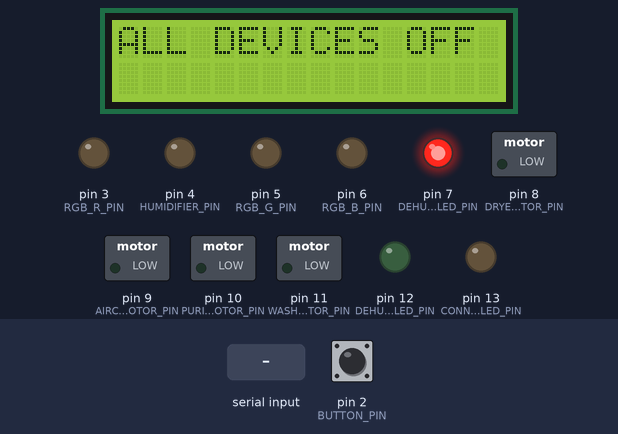
Recording of a sketch running on a simulated Arduino Uno, built with avr-gcc and run on an emulated ATmega328P. On the bench: 16×2 character LCD, switched loads named in the sketch (green lamp = pin HIGH), output pins drawn as LEDs (lit = HIGH). The inputs (shaded band) are chosen by the test bench; at power-on: pin 2 (BUTTON_PIN) HIGH. What the sketch prints to the serial monitor is not drawn.

Above: at 3.1 s.
3.2 s: pin 2 (BUTTON_PIN) pulled LOW for 0.15 s
At 4.1 s:
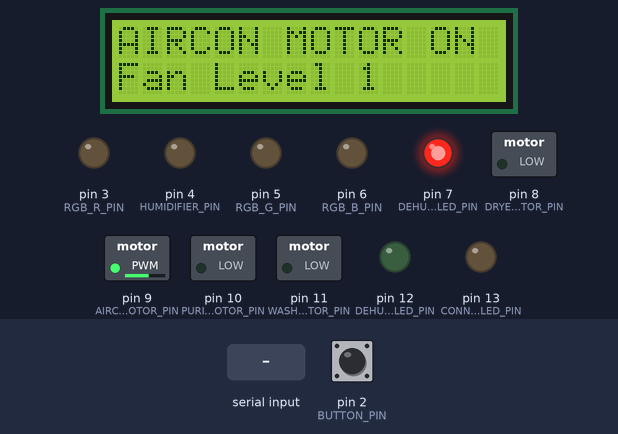
4.9 s: "SYNC;\n" received over Serial
At 6.1 s:
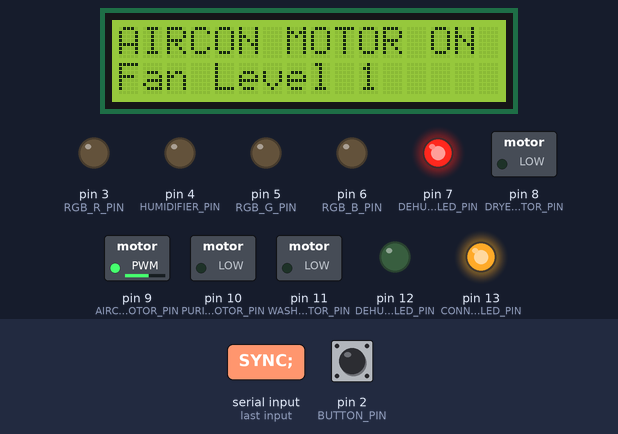
6.4 s: pin 2 (BUTTON_PIN) pulled LOW for 1 s
At 7.7 s:
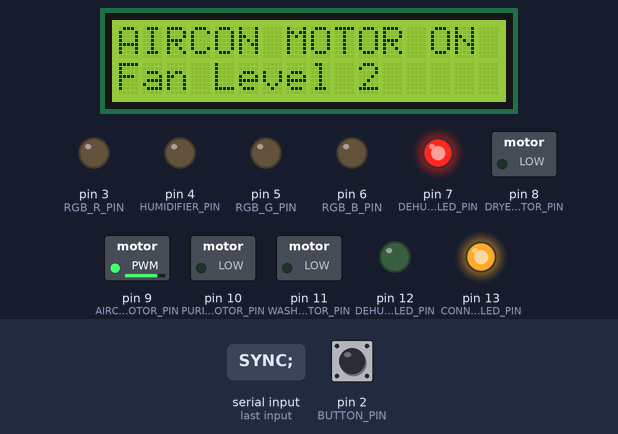
8.9 s: pin 2 (BUTTON_PIN) pulsed LOW 5 times (0.12 s each, 0.3 s apart)
At 11.5 s:
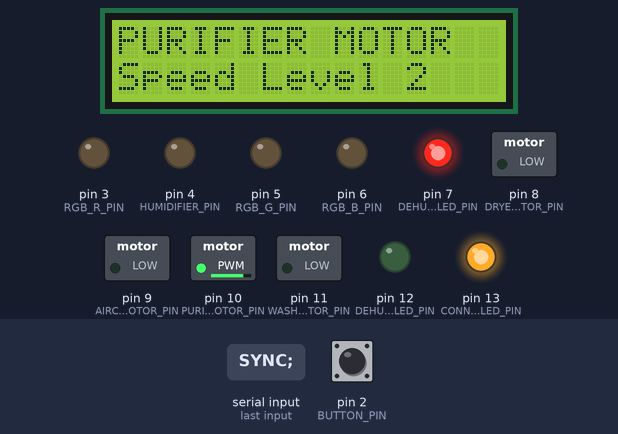
11.9 s: pin 2 (BUTTON_PIN) pulsed LOW 5 times (0.12 s each, 0.3 s apart)
At 13.4 s:
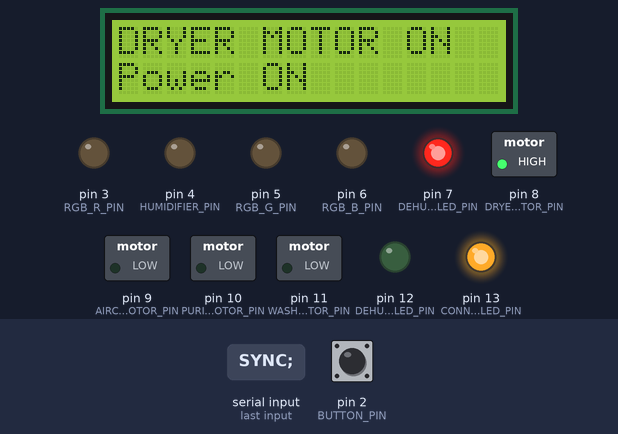
14.9 s: pin 2 (BUTTON_PIN) pulled LOW for 0.15 s
At 16.0 s:
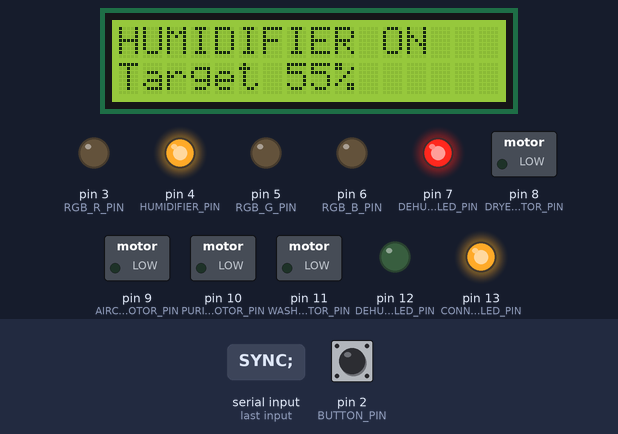
Timing chart, 0 to 17.5 s (numbered marks = the images above; inputs shaded):
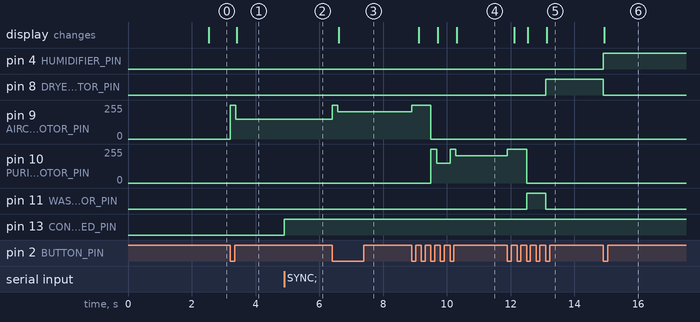

Measured:
- after the input at 3.2 s, pin 9 (AIRCON_MOTOR_PIN): 0/255 → 255/255 at once, → 150/255 0.18 s later; the display: changes after 0.21 s (image 1)
- after the input at 4.9 s, pin 13 (CONNECTION_LED_PIN): LOW → HIGH at once
- after the input at 6.4 s, pin 9 (AIRCON_MOTOR_PIN): 150/255 → 255/255 at once, → 205/255 0.18 s later; the display: changes after 0.21 s (image 3)
- after the input at 8.9 s, pin 9 (AIRCON_MOTOR_PIN): 205/255 → 255/255 at once, → 0/255 0.60 s later; pin 10 (PURIFIER_MOTOR_PIN): 0/255 → 255/255 after 0.60 s, → 150/255 0.18 s later, → 255/255 0.42 s later, → 205/255 0.18 s later; the display: first changes after 0.21 s (image 4 shows a later state)
- after the input at 11.9 s, pin 8 (DRYER_MOTOR_PIN): LOW → HIGH after 1.2 s; pin 10 (PURIFIER_MOTOR_PIN): 205/255 → 255/255 at once, → 0/255 0.60 s later; pin 11 (WASHING_MOTOR_PIN): LOW → HIGH after 0.60 s, → LOW 0.60 s later; the display: first changes after 0.21 s (image 5 shows a later state)
- after the input at 14.9 s, pin 4 (HUMIDIFIER_PIN): LOW → HIGH at once; pin 8 (DRYER_MOTOR_PIN): HIGH → LOW at once; the display: changes at once (image 6)

The sketch:

final.ino
```cpp
#include <Wire.h>
#include <LiquidCrystal_I2C.h>

// MOMent 최종 시연 버전
const int BUTTON_PIN = 2;
const int RGB_R_PIN = 3;
const int HUMIDIFIER_PIN = 4;
const int RGB_G_PIN = 5;
const int RGB_B_PIN = 6;
const int DEHUMIDIFIER_OFF_RED_LED_PIN = 7;

// ULN2003 모터 채널
const int DRYER_MOTOR_PIN = 8;       // D8  -> IN4, ON/OFF
const int AIRCON_MOTOR_PIN = 9;      // D9  -> IN1, PWM 1·2·3단
const int PURIFIER_MOTOR_PIN = 10;   // D10 -> IN2, PWM 1·2·3단
const int WASHING_MOTOR_PIN = 11;    // D11 -> IN3, ON/OFF

const int DEHUMIDIFIER_ON_GREEN_LED_PIN = 12;
const int CONNECTION_LED_PIN = 13;

LiquidCrystal_I2C lcd(0x27, 16, 2);

String serialLine = "";
int displayIndex = 0;
unsigned long lastDisplayUpdate = 0;
const unsigned long DISPLAY_INTERVAL_MS = 2500;
int appliedAirconPower = 0;
int appliedAirconLevel = 0;
int appliedPurifierPower = 0;
int appliedPurifierLevel = 0;

struct ApplianceState {
  int moodPower = 0;
  int moodBrightness = 50;
  int moodColor = 0;
  int moodRed = 255;
  int moodGreen = 128;
  int moodBlue = 64;
  int airconPower = 0;
  int airconTemp = 24;
  int airconFan = 1;
  int humidifierPower = 0;
  int humidifierHumidity = 55;
  int humidifierIntensity = 1;
  int dehumidifierPower = 0;
  int dehumidifierHumidity = 50;
  int dehumidifierIntensity = 1;
  int purifierPower = 0;
  int purifierSpeed = 1;
  int purifierMode = 0;
  int washingPower = 0;
  int dryerPower = 0;
} state;

void setup() {
  Serial.begin(9600);
  Wire.begin();

  pinMode(BUTTON_PIN, INPUT_PULLUP);
  pinMode(RGB_R_PIN, OUTPUT);
  pinMode(HUMIDIFIER_PIN, OUTPUT);
  pinMode(RGB_G_PIN, OUTPUT);
  pinMode(RGB_B_PIN, OUTPUT);
  pinMode(DEHUMIDIFIER_OFF_RED_LED_PIN, OUTPUT);
  pinMode(DRYER_MOTOR_PIN, OUTPUT);
  pinMode(AIRCON_MOTOR_PIN, OUTPUT);
  pinMode(PURIFIER_MOTOR_PIN, OUTPUT);
  pinMode(WASHING_MOTOR_PIN, OUTPUT);
  pinMode(DEHUMIDIFIER_ON_GREEN_LED_PIN, OUTPUT);
  pinMode(CONNECTION_LED_PIN, OUTPUT);

  stopAllMotors();
  updateDehumidifierLeds();

  lcd.init();
  lcd.backlight();
  lcd.clear();
  printPadded("MOMent 4 Motors");
  lcd.setCursor(0, 1);
  printPadded("USB Serial 9600");
}

void loop() {
  while (Serial.available() > 0) {
    char ch = Serial.read();
    if (ch == '\n') {
      handleCommand(serialLine);
      serialLine = "";
    } else if (ch != '\r') {
      serialLine += ch;
    }
  }

  static bool previousButton = HIGH;
  bool currentButton = digitalRead(BUTTON_PIN);
  if (previousButton == HIGH && currentButton == LOW) {
    runManualDemo();
    delay(250);
  }
  previousButton = currentButton;

  refreshDisplayCycle();
}

void handleCommand(String command) {
  command.trim();
  if (!command.startsWith("SYNC;")) return;

  parseTriple(command, "ML=", state.moodPower, state.moodBrightness, state.moodColor);
  parseTriple(command, "RGB=", state.moodRed, state.moodGreen, state.moodBlue);
  parseTriple(command, "AC=", state.airconPower, state.airconTemp, state.airconFan);
  parseTriple(command, "HU=", state.humidifierPower, state.humidifierHumidity, state.humidifierIntensity);
  parseTriple(command, "DH=", state.dehumidifierPower, state.dehumidifierHumidity, state.dehumidifierIntensity);
  parseTriple(command, "AP=", state.purifierPower, state.purifierSpeed, state.purifierMode);
  parseSingle(command, "WM=", state.washingPower);
  parseSingle(command, "DR=", state.dryerPower);

  // 제습기가 ON이면 가습기는 반드시 OFF입니다.
  // 반대로 가습기가 ON이면 제습기는 OFF 상태를 유지합니다.
  if (state.dehumidifierPower) {
    state.humidifierPower = 0;
  } else if (state.humidifierPower) {
    state.dehumidifierPower = 0;
  }

  digitalWrite(CONNECTION_LED_PIN, HIGH);
  applyOutputs();
  Serial.println("OK");
}

void parseTriple(String command, String key, int &first, int &second, int &third) {
  int start = command.indexOf(key);
  if (start < 0) return;
  start += key.length();
  int end = command.indexOf(';', start);
  if (end < 0) end = command.length();

  String values = command.substring(start, end);
  int comma1 = values.indexOf(',');
  int comma2 = values.indexOf(',', comma1 + 1);
  if (comma1 < 0 || comma2 < 0) return;

  first = values.substring(0, comma1).toInt();
  second = values.substring(comma1 + 1, comma2).toInt();
  third = values.substring(comma2 + 1).toInt();
}

void parseSingle(String command, String key, int &value) {
  int start = command.indexOf(key);
  if (start < 0) return;
  start += key.length();
  int end = command.indexOf(';', start);
  if (end < 0) end = command.length();
  value = command.substring(start, end).toInt();
}

void applyOutputs() {
  applyMoodLight();
  applyVariableMotor(
    AIRCON_MOTOR_PIN,
    state.airconPower,
    state.airconFan,
    appliedAirconPower,
    appliedAirconLevel
  );
  applyVariableMotor(
    PURIFIER_MOTOR_PIN,
    state.purifierPower,
    state.purifierMode == 2 ? 3 : state.purifierSpeed,
    appliedPurifierPower,
    appliedPurifierLevel
  );

  digitalWrite(WASHING_MOTOR_PIN, state.washingPower ? HIGH : LOW);
  digitalWrite(DRYER_MOTOR_PIN, state.dryerPower ? HIGH : LOW);
  digitalWrite(HUMIDIFIER_PIN, state.humidifierPower ? HIGH : LOW);
  updateDehumidifierLeds();

  displayIndex = 0;
  lastDisplayUpdate = 0;
  updateDisplay();
}

void updateDehumidifierLeds() {
  digitalWrite(DEHUMIDIFIER_OFF_RED_LED_PIN, state.dehumidifierPower ? LOW : HIGH);
  digitalWrite(DEHUMIDIFIER_ON_GREEN_LED_PIN, state.dehumidifierPower ? HIGH : LOW);
}

void applyVariableMotor(int pin, int power, int levelValue, int &appliedPower, int &appliedLevel) {
  if (!power) {
    analogWrite(pin, 0);
    appliedPower = 0;
    appliedLevel = 0;
    return;
  }

  int level = constrain(levelValue, 1, 3);
  int pwmValue = level == 1 ? 150 : (level == 2 ? 205 : 255);

  if (!appliedPower || appliedLevel != level) {
    analogWrite(pin, 255);
    delay(180);
  }

  analogWrite(pin, pwmValue);
  appliedPower = 1;
  appliedLevel = level;
}

void stopAllMotors() {
  digitalWrite(DRYER_MOTOR_PIN, LOW);
  analogWrite(AIRCON_MOTOR_PIN, 0);
  analogWrite(PURIFIER_MOTOR_PIN, 0);
  digitalWrite(WASHING_MOTOR_PIN, LOW);
}

void applyMoodLight() {
  if (!state.moodPower) {
    setRgb(0, 0, 0);
    return;
  }

  int brightness = map(constrain(state.moodBrightness, 0, 100), 0, 100, 0, 255);
  if (state.moodColor == 10) {
    setRgb(
      map(constrain(state.moodRed, 0, 255), 0, 255, 0, brightness),
      map(constrain(state.moodGreen, 0, 255), 0, 255, 0, brightness),
      map(constrain(state.moodBlue, 0, 255), 0, 255, 0, brightness)
    );
  } else if (state.moodColor == 1) {
    setRgb(brightness / 2, brightness / 2, brightness);
  } else if (state.moodColor == 2) {
    setRgb(brightness, brightness, brightness / 2);
  } else if (state.moodColor == 3) {
    setRgb(brightness / 3, 0, brightness / 2);
  } else if (state.moodColor == 4) {
    // 독서 모드: 눈의 피로를 줄이는 따뜻하고 밝은 조명
    setRgb(brightness, brightness * 3 / 4, brightness * 2 / 5);
  } else if (state.moodColor == 5) {
    // 휴식 모드: 차분한 하늘빛
    setRgb(brightness / 2, brightness * 3 / 4, brightness);
  } else if (state.moodColor == 6) {
    // 집중 모드: 선명한 주광색
    setRgb(brightness * 3 / 4, brightness * 7 / 8, brightness);
  } else if (state.moodColor == 7) {
    // 명상 모드: 낮은 채도의 보라빛
    setRgb(brightness * 3 / 5, brightness * 2 / 5, brightness * 7 / 8);
  } else if (state.moodColor == 8) {
    // 새벽 수유: 수면을 방해하는 청색광을 최소화
    setRgb(brightness, brightness / 4, brightness / 16);
  } else if (state.moodColor == 9) {
    // 로맨틱 모드: 부드러운 핑크빛
    setRgb(brightness, brightness / 6, brightness * 2 / 5);
  } else {
    setRgb(brightness, brightness / 2, brightness / 4);
  }
}

void setRgb(int red, int green, int blue) {
  analogWrite(RGB_R_PIN, constrain(red, 0, 255));
  analogWrite(RGB_G_PIN, constrain(green, 0, 255));
  analogWrite(RGB_B_PIN, constrain(blue, 0, 255));
}

int activeDeviceCount() {
  int count = 0;
  if (state.moodPower) count++;
  if (state.airconPower) count++;
  if (state.humidifierPower) count++;
  if (state.dehumidifierPower) count++;
  if (state.purifierPower) count++;
  if (state.washingPower) count++;
  if (state.dryerPower) count++;
  return count;
}

void printPadded(const String &text) {
  lcd.print(text);
  for (int i = text.length(); i < 16; i++) lcd.print(" ");
}

String moodModeLabel() {
  if (state.moodColor == 1) return "COOL WHITE";
  if (state.moodColor == 2) return "NATURAL";
  if (state.moodColor == 3) return "SLEEP";
  if (state.moodColor == 4) return "READING";
  if (state.moodColor == 5) return "RELAX";
  if (state.moodColor == 6) return "FOCUS";
  if (state.moodColor == 7) return "MEDITATION";
  if (state.moodColor == 8) return "NIGHT FEED";
  if (state.moodColor == 9) return "ROMANTIC";
  if (state.moodColor == 10) return "CUSTOM RGB";
  return "WARM WHITE";
}

void printDevice(int index) {
  int current = 0;

  if (state.moodPower) {
    if (current == index) {
      printPadded(moodModeLabel());
      lcd.setCursor(0, 1);
      if (state.moodColor == 10) {
        printPadded(
          "R" + String(state.moodRed) +
          " G" + String(state.moodGreen) +
          " B" + String(state.moodBlue)
        );
      } else {
        printPadded("Bright " + String(state.moodBrightness) + "%");
      }
      return;
    }
    current++;
  }
  if (state.airconPower) {
    if (current == index) {
      printPadded("AIRCON MOTOR ON");
      lcd.setCursor(0, 1);
      printPadded("Fan Level " + String(state.airconFan));
      return;
    }
    current++;
  }
  if (state.humidifierPower) {
    if (current == index) {
      printPadded("HUMIDIFIER ON");
      lcd.setCursor(0, 1);
      printPadded("Target " + String(state.humidifierHumidity) + "%");
      return;
    }
    current++;
  }
  if (state.dehumidifierPower) {
    if (current == index) {
      printPadded("DEHUMIDIFY ON");
      lcd.setCursor(0, 1);
      printPadded("Target " + String(state.dehumidifierHumidity) + "%");
      return;
    }
    current++;
  }
  if (state.purifierPower) {
    if (current == index) {
      printPadded("PURIFIER MOTOR");
      lcd.setCursor(0, 1);
      printPadded("Speed Level " + String(state.purifierSpeed));
      return;
    }
    current++;
  }
  if (state.washingPower) {
    if (current == index) {
      printPadded("WASHING MOTOR ON");
      lcd.setCursor(0, 1);
      printPadded("Power ON");
      return;
    }
    current++;
  }
  if (state.dryerPower && current == index) {
    printPadded("DRYER MOTOR ON");
    lcd.setCursor(0, 1);
    printPadded("Power ON");
  }
}

void refreshDisplayCycle() {
  if (millis() - lastDisplayUpdate < DISPLAY_INTERVAL_MS) return;
  int count = activeDeviceCount();
  displayIndex = count > 0 ? (displayIndex + 1) % count : 0;
  lastDisplayUpdate = millis();
  updateDisplay();
}

void updateDisplay() {
  int count = activeDeviceCount();
  lcd.setCursor(0, 0);
  if (count == 0) {
    printPadded("ALL DEVICES OFF");
    lcd.setCursor(0, 1);
    printPadded("");
    return;
  }
  if (displayIndex >= count) displayIndex = 0;
  printDevice(displayIndex);
}

void clearDemoState() {
  state.moodPower = 0;
  state.airconPower = 0;
  state.humidifierPower = 0;
  state.dehumidifierPower = 0;
  state.purifierPower = 0;
  state.washingPower = 0;
  state.dryerPower = 0;
}

void runManualDemo() {
  static int demoMode = 0;
  demoMode = (demoMode + 1) % 11;
  clearDemoState();

  // 에어컨 1·2·3단 -> 공기청정기 1·2·3단
  // -> 세탁기 ON -> 건조기 ON -> 가습기 ON -> 제습기 ON -> 전체 OFF
  if (demoMode >= 1 && demoMode <= 3) {
    state.airconPower = 1;
    state.airconFan = demoMode;
  } else if (demoMode >= 4 && demoMode <= 6) {
    state.purifierPower = 1;
    state.purifierSpeed = demoMode - 3;
  } else if (demoMode == 7) {
    state.washingPower = 1;
  } else if (demoMode == 8) {
    state.dryerPower = 1;
  } else if (demoMode == 9) {
    state.humidifierPower = 1;
  } else if (demoMode == 10) {
    state.dehumidifierPower = 1;
  }

  applyOutputs();
}
```
